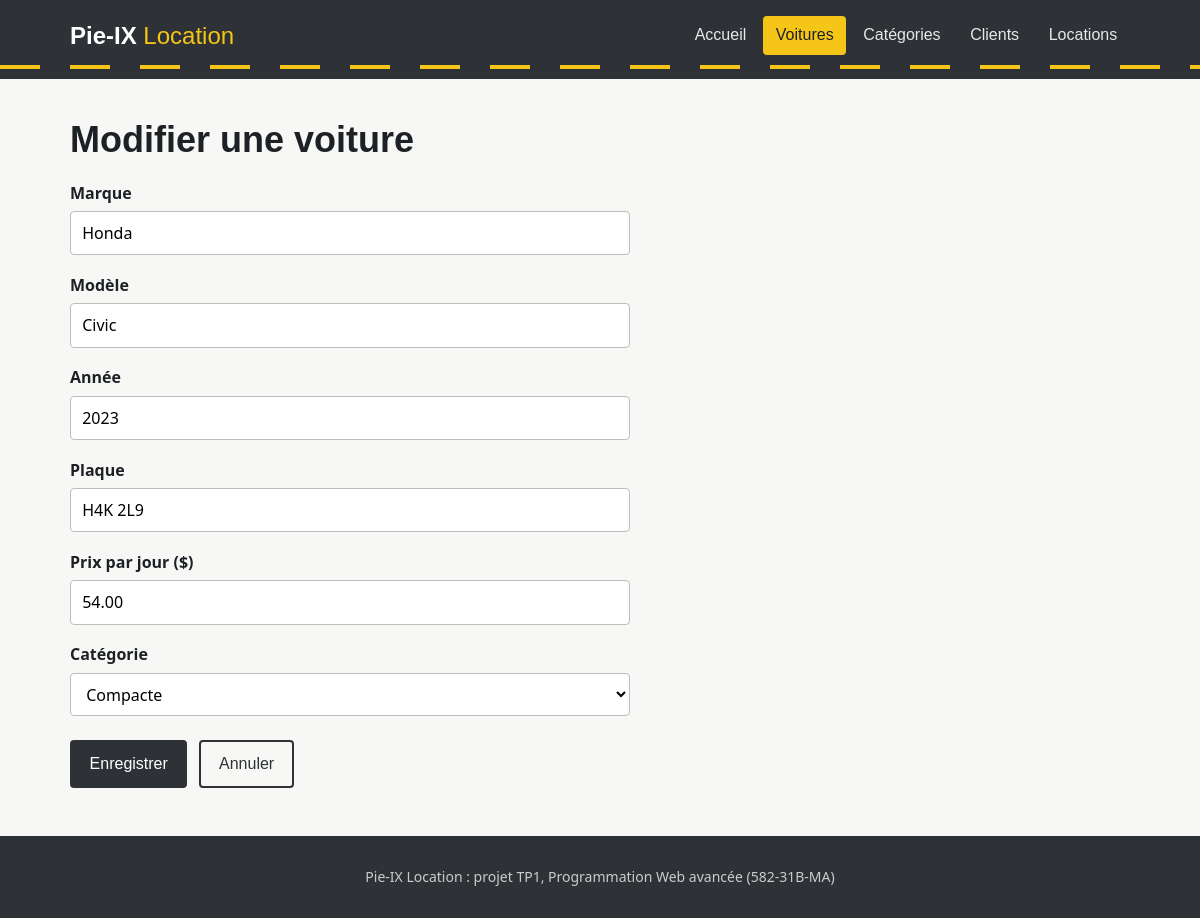
Page /voiture-edit.php?id=1 on the committed database.
### tables this page shows
CREATE TABLE voiture (
    id           INT AUTO_INCREMENT PRIMARY KEY,
    marque       VARCHAR(50)  NOT NULL,
    modele       VARCHAR(50)  NOT NULL,
    annee        SMALLINT     NOT NULL,
    plaque       VARCHAR(10)  NOT NULL UNIQUE,
    prix_jour    DECIMAL(7,2) NOT NULL,
    categorie_id INT          NOT NULL,
    CONSTRAINT fk_voiture_categorie FOREIGN KEY (categorie_id)
        REFERENCES categorie(id) ON UPDATE CASCADE ON DELETE RESTRICT
);

CREATE TABLE categorie (
    id          INT AUTO_INCREMENT PRIMARY KEY,
    nom         VARCHAR(50)  NOT NULL UNIQUE,
    description VARCHAR(255)
);

### Classe/CRUD.php (called while the page is built, shortened)
<?php
class CRUD extends PDO {
    public function select(string $table, $field = "id", $order = "ASC"):array{
        $sql = "SELECT * FROM $table ORDER BY $field $order";
        $stmt = $this->query($sql);
        return $stmt->fetchAll();
    }
    public function selectId(string $table, int|string $value, $field = 'id'):bool|array{
        $sql = "SELECT * FROM $table WHERE $field = :$field";
        $stmt = $this->prepare($sql);
        $stmt->bindValue(":$field", $value);
        $stmt->execute();
        if($stmt->rowCount() == 1){
            return $stmt->fetch();
        }
        return false;
    }
}

### inc/fonctions.php (called while the page is built, shortened)
<?php
function e($valeur):string{
    return htmlspecialchars((string) $valeur, ENT_QUOTES, 'UTF-8');
}

### inc/form-voiture.php (the view, shortened to what this page needs)
<div class="champ">
    <label for="marque">Marque</label>
    <input id="marque" name="marque" value="<?= e($v['marque']) ?>" required>
</div>
<div class="champ">
    <label for="modele">Modèle</label>
    <input id="modele" name="modele" value="<?= e($v['modele']) ?>" required>
</div>
<div class="champ">
    <label for="annee">Année</label>
    <input id="annee" name="annee" type="number" min="1990" max="<?= date('Y') + 1 ?>" value="<?= e($v['annee']) ?>" required>
</div>
<div class="champ">
    <label for="plaque">Plaque</label>
    <input id="plaque" name="plaque" maxlength="10" value="<?= e($v['plaque']) ?>" required>
</div>
<div class="champ">
    <label for="prix_jour">Prix par jour ($)</label>
    <input id="prix_jour" name="prix_jour" type="number" step="0.01" min="1" value="<?= e($v['prix_jour']) ?>" required>
</div>
<div class="champ">
    <label for="categorie_id">Catégorie</label>
    <select id="categorie_id" name="categorie_id" required>
        <?php foreach($categories as $categorie){ ?>
            <option value="<?= $categorie['id'] ?>" <?= $categorie['id'] == $v['categorie_id'] ? 'selected' : '' ?>><?= e($categorie['nom']) ?></option>
        <?php } ?>
    </select>
</div>

### css/style.css (style rules this page uses)
:root { --asphalte: #2e3236; --ligne: #f5c518; --papier: #f7f8f6; --encre: #1d2125; --gris: #5c646c; --bordure: #d7dbd8; --plaque: #1f4e9c; --danger: #b42318; --succes: #1e7b4a; --signal: Bahnschrift, "DIN Alternate", "Arial Narrow", sans-serif; --texte: system-ui, -apple-system, "Segoe UI", Roboto, sans-serif; }
* { box-sizing: border-box; }
body { margin: 0; background: var(--papier); color: var(--encre); font: 1rem/1.55 var(--texte); min-height: 100vh; display: flex; flex-direction: column; }
.champ { margin-bottom: 1.1rem; border: 0; padding: 0; }
label, legend { display: block; font-weight: 600; margin-bottom: .35rem; }
input, select, textarea { width: 100%; font: inherit; padding: .55rem .7rem; border: 1px solid #b9bfbb; border-radius: 4px; background: #fff; }

### rows in the picture
voiture: marque "Honda", modele "Civic", annee "2023", plaque "H4K 2L9", prix_jour "54.00", categorie_id "Compacte"

### other values in the picture
$lien[1] "Accueil"
$lien[1] "Voitures"
$lien[1] "Catégories"
$lien[1] "Clients"
$lien[1] "Locations"
